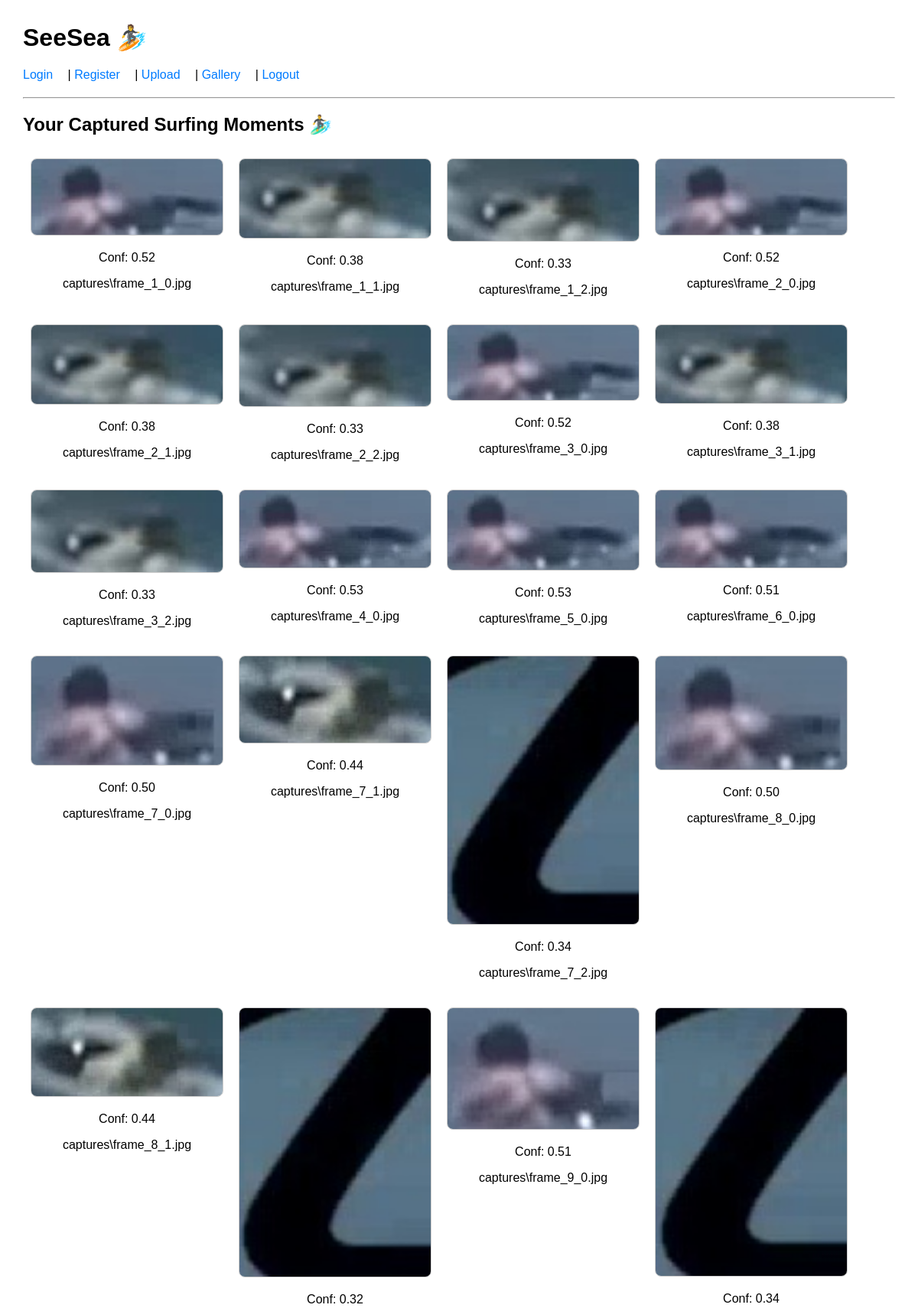
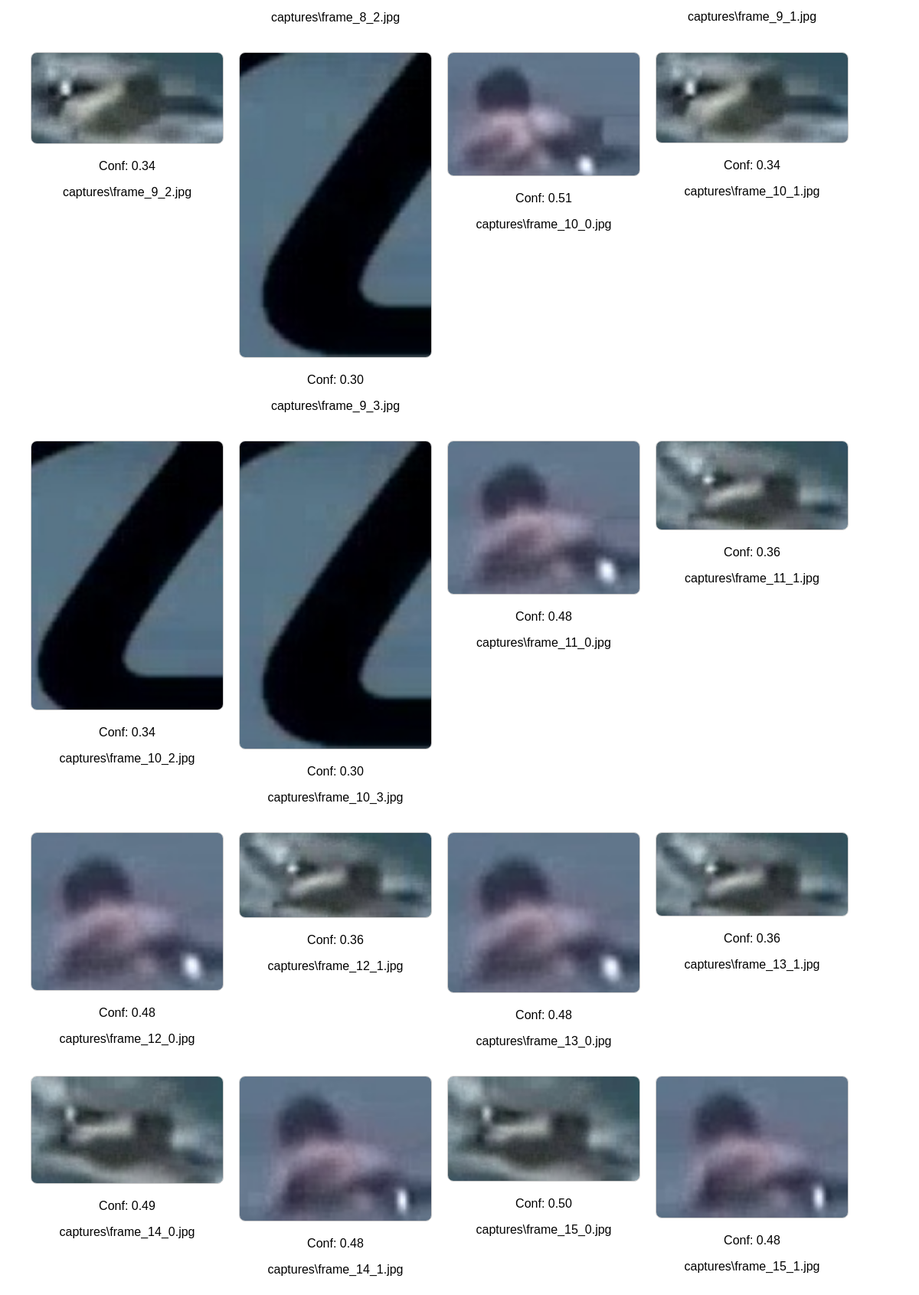
Screenshot of /upload/gallery (signed in, upper part) with the database file from the repository (2 pictures, top to bottom).
### app/models.py (models this page shows)
class SurferFrame(Base):
    __tablename__ = "surfer_frames"
    id = Column(Integer, primary_key=True)
    user_id = Column(Integer, nullable=False)
    frame_path = Column(String, nullable=False)
    x1 = Column(Float)
    y1 = Column(Float)
    x2 = Column(Float)
    y2 = Column(Float)
    score = Column(Float)

### app/upload/routes.py (the view)
@upload_bp.route("/gallery")
@login_required
def gallery():
    from app.database import SessionLocal
    from app.models import SurferFrame
    session = SessionLocal()
    frames = session.query(SurferFrame).filter_by(user_id=current_user.id).all()
    session.close()
    return render_template("gallery.html", frames=frames)

### app/__init__.py (called while the page is built)
def create_app():
    app = Flask(__name__)
    app.config.from_object(Config)
    login_manager = LoginManager()
    login_manager.login_view = "auth.login"
    login_manager.init_app(app)
    @login_manager.user_loader
    def load_user(user_id):
        session = SessionLocal()
        return session.query(User).get(int(user_id))
    from app.auth import auth_bp
    from app.upload import upload_bp
    app.register_blueprint(auth_bp)
    app.register_blueprint(upload_bp)
    return app

### app/templates/gallery.html
{% extends "base.html" %}
{% block content %}
  <h2>Your Captured Surfing Moments 🏄‍♂️</h2>
  {% if frames %}
    <div style="display: flex; flex-wrap: wrap;">
      {% for frame in frames %}
        <div style="margin: 10px; text-align: center;">
          <a href="{{ url_for('static', filename=frame.frame_path.replace('\\', '/')) }}" target="_blank">
            <img src="{{ url_for('static', filename=frame.frame_path.replace('\\', '/')) }}"
               alt="Frame {{ loop.index }}"
               width="250"
               style="border: 1px solid #ccc; border-radius: 8px;">
          </a>
          <p>Conf: {{ '%.2f' % frame.score }}</p>
          <p>{{ frame.frame_path.split('/')[-1] }}</p>
        </div>
      {% endfor %}
    </div>
  {% else %}
    <p>No frames captured yet.</p>
  {% endif %}
{% endblock %}

### app/templates/base.html (shortened to what this page needs)
<!DOCTYPE html>
<html lang="en">
<head>
</head>
<body>
    <h1>SeeSea 🏄</h1>
    <nav>
        <a href="{{ url_for('auth.login') }}">Login</a> |
        <a href="{{ url_for('auth.register') }}">Register</a> |
        <a href="{{ url_for('upload.upload_page') }}">Upload</a> |
        <a href="{{ url_for('upload.gallery') }}">Gallery</a> |
        <a href="{{ url_for('auth.logout') }}">Logout</a>
    </nav>
    <hr>
    {% block content %}{% endblock %}
</body>
</html>

### app/templates/base.html (style rules this page uses)
body { font-family: Arial, sans-serif; margin: 30px; }
nav { margin-bottom: 20px; }
nav a { text-decoration: none; color: #007BFF; margin-right: 15px; }

### rows the page displays
SurferFrame: score "0.52", frame_path "captures\\frame_1_0.jpg"
SurferFrame: score "0.38", frame_path "captures\\frame_1_1.jpg"
SurferFrame: score "0.33", frame_path "captures\\frame_1_2.jpg"
SurferFrame: score "0.52", frame_path "captures\\frame_2_0.jpg"
SurferFrame: score "0.38", frame_path "captures\\frame_2_1.jpg"
SurferFrame: score "0.33", frame_path "captures\\frame_2_2.jpg"
SurferFrame: score "0.52", frame_path "captures\\frame_3_0.jpg"
SurferFrame: shows a picture, score "0.38", frame_path "captures\\frame_3_1.jpg"
SurferFrame: shows a picture, score "0.33", frame_path "captures\\frame_3_2.jpg"
SurferFrame: shows a picture, score "0.53", frame_path "captures\\frame_4_0.jpg"
SurferFrame: shows a picture, score "0.53", frame_path "captures\\frame_5_0.jpg"
SurferFrame: shows a picture, score "0.51", frame_path "captures\\frame_6_0.jpg"
SurferFrame: shows a picture, score "0.50", frame_path "captures\\frame_7_0.jpg"
SurferFrame: shows a picture, score "0.44", frame_path "captures\\frame_7_1.jpg"
SurferFrame: shows a picture, score "0.34", frame_path "captures\\frame_7_2.jpg"
SurferFrame: shows a picture, score "0.50", frame_path "captures\\frame_8_0.jpg"
SurferFrame: shows a picture, score "0.44", frame_path "captures\\frame_8_1.jpg"
SurferFrame: shows a picture, score "0.32", frame_path "captures\\frame_8_2.jpg"
SurferFrame: shows a picture, score "0.51", frame_path "captures\\frame_9_0.jpg"
SurferFrame: shows a picture, score "0.34", frame_path "captures\\frame_9_1.jpg"
SurferFrame: shows a picture, score "0.34", frame_path "captures\\frame_9_2.jpg"
SurferFrame: shows a picture, score "0.30", frame_path "captures\\frame_9_3.jpg"
SurferFrame: shows a picture, score "0.51", frame_path "captures\\frame_10_0.jpg"
SurferFrame: shows a picture, score "0.34", frame_path "captures\\frame_10_1.jpg"
SurferFrame: shows a picture, score "0.34", frame_path "captures\\frame_10_2.jpg"
SurferFrame: shows a picture, score "0.30", frame_path "captures\\frame_10_3.jpg"
SurferFrame: shows a picture, score "0.48", frame_path "captures\\frame_11_0.jpg"
SurferFrame: shows a picture, score "0.36", frame_path "captures\\frame_11_1.jpg"
SurferFrame: shows a picture, score "0.48", frame_path "captures\\frame_12_0.jpg"
SurferFrame: shows a picture, score "0.36", frame_path "captures\\frame_12_1.jpg"
SurferFrame: shows a picture, score "0.48", frame_path "captures\\frame_13_0.jpg"
SurferFrame: shows a picture, score "0.36", frame_path "captures\\frame_13_1.jpg"
SurferFrame: shows a picture, score "0.49", frame_path "captures\\frame_14_0.jpg"
SurferFrame: shows a picture, score "0.48", frame_path "captures\\frame_14_1.jpg"
SurferFrame: shows a picture, score "0.50", frame_path "captures\\frame_15_0.jpg"
SurferFrame: shows a picture, score "0.48", frame_path "captures\\frame_15_1.jpg"
